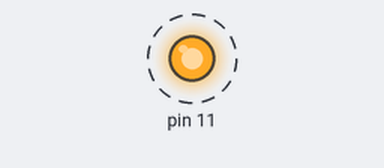
Bench run of a sketch on a simulated Arduino Uno, built with avr-gcc and run on an emulated ATmega328P. Shown: output pins drawn as LEDs (lit = HIGH). Dashed ring = blinking.

Above: at 0.5 s.
Timing chart, 0 to 4.6 s (numbered marks = the images above):
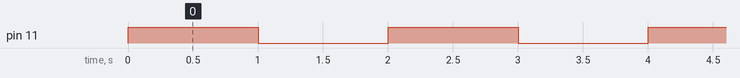

Measured:
- by itself, pin 11: alternates HIGH for 1.0 s and LOW for 1.0 s

The sketch:

sketch_apr7i.ino
```cpp
// C++ code
//
void setup()
{
  pinMode(11, OUTPUT);
}

void loop()
{
  digitalWrite(11, HIGH);
  delay(1000); // Delay a little bit to improve simulation performance
  digitalWrite(11, LOW);
  delay(1000); // Delay a little bit to improve simulation performance
  digitalWrite(11, HIGH);
  delay(1000); // Delay a little bit to improve simulation performance
  digitalWrite(11, LOW);
  delay(1000); // Delay a little bit to improve simulation performance
  digitalWrite(11, HIGH);
  delay(1000); // Delay a little bit to improve simulation performance
  digitalWrite(11, LOW);
  delay(1000); // Delay a little bit to improve simulation performance

}
```
